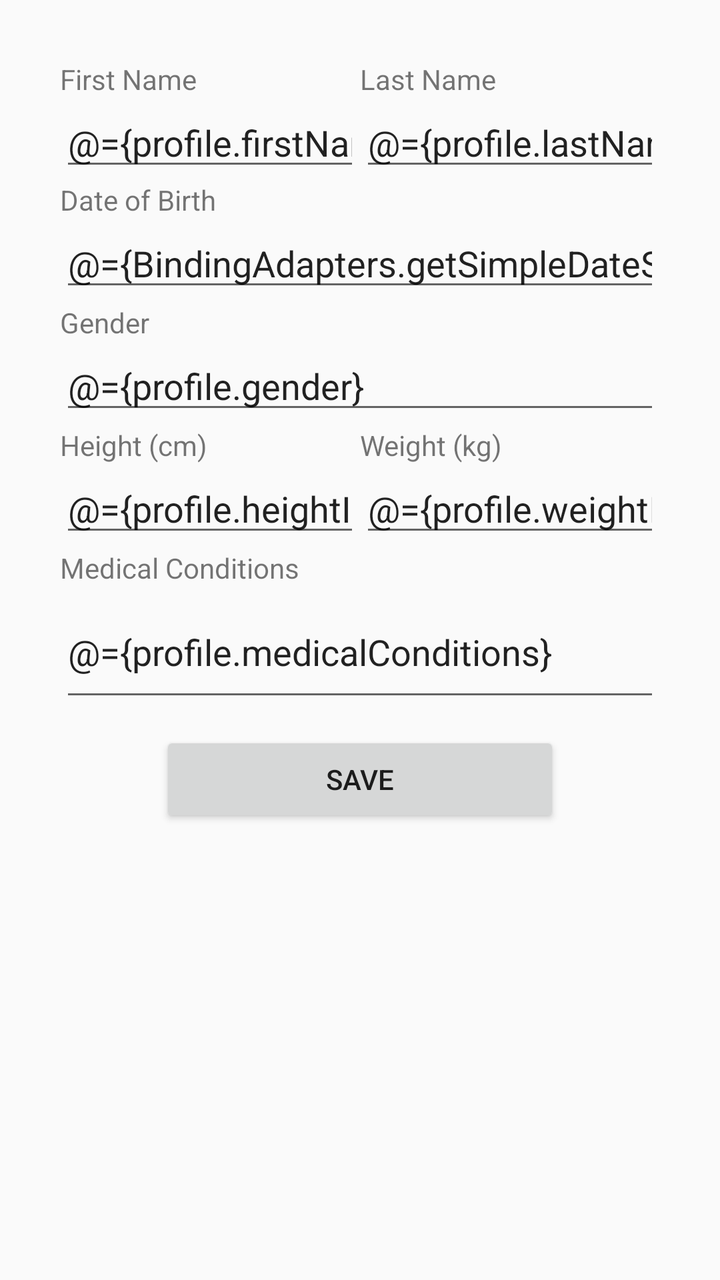
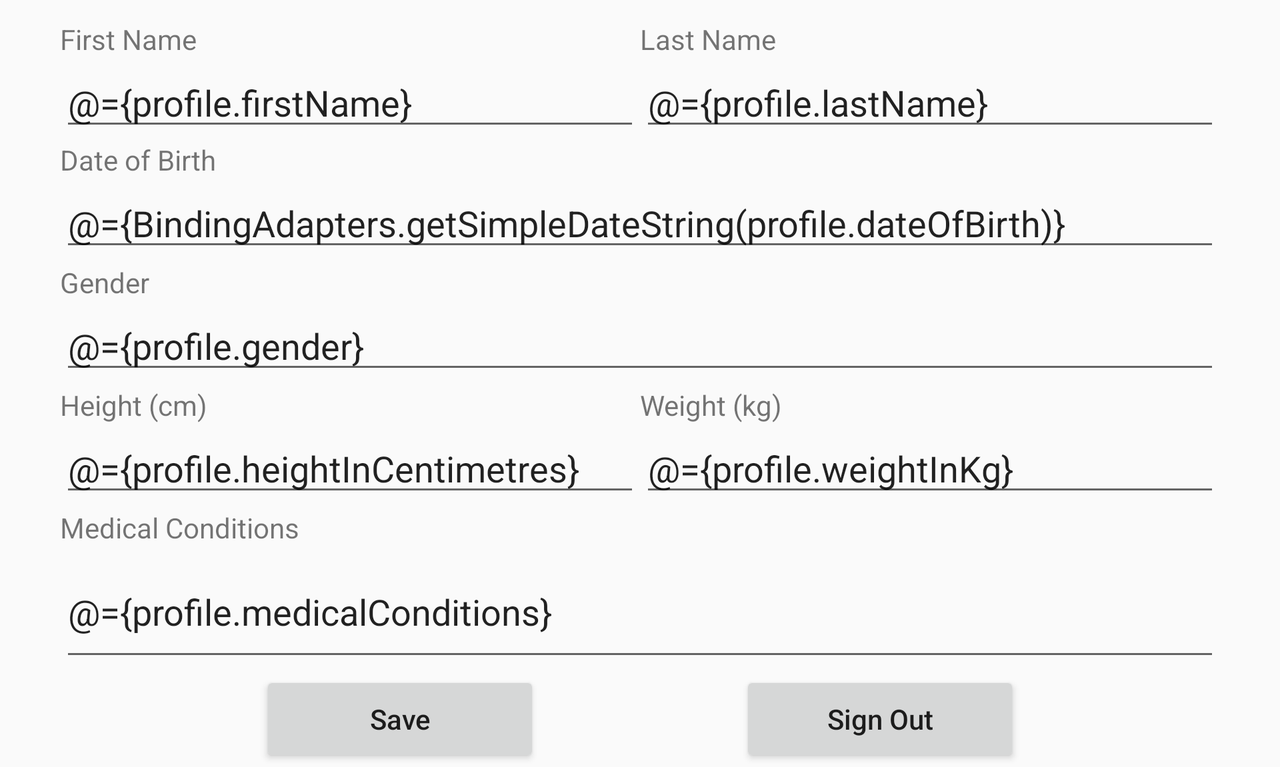

One screen, two layout resources from the same app: the default and the repository's alternative for another configuration. Each is rendered where Android would select it; the XML of both is given below.
<!-- AndroidManifest.xml: application theme AppTheme.NoActionBar -->
<!-- res/layout/fragment_profile.xml -->
<?xml version="1.0" encoding="utf-8"?>
<layout xmlns:tools="http://schemas.android.com/tools"
    xmlns:android="http://schemas.android.com/apk/res/android"
    xmlns:app="http://schemas.android.com/apk/res-auto">

    <data>

        <import type="java.lang.Integer" />
        <import type="com.group4.patientdoctorconsultation.utilities.BindingAdapters" />

        <variable
            name="profileHandler"
            type="com.group4.patientdoctorconsultation.ui.fragment.ProfileFragment" />

        <variable
            name="profile"
            type="com.group4.patientdoctorconsultation.data.model.Profile" />

    </data>
    <ScrollView
        android:layout_width="match_parent"
        android:layout_height="match_parent">
        <android.support.constraint.ConstraintLayout
            android:layout_width="match_parent"
            android:layout_height="match_parent"
            android:layout_marginLeft="30dp"
            android:layout_marginTop="30dp"
            android:layout_marginRight="30dp">

            <EditText
                android:id="@+id/edit_first_name"
                android:layout_width="0dp"
                android:layout_height="wrap_content"
                android:ems="10"
                android:hint="@string/profile_hint_first_name"
                android:inputType="textPersonName"
                android:text="@={profile.firstName}"
                app:layout_constraintBottom_toTopOf="@+id/edit_age"
                app:layout_constraintEnd_toStartOf="@+id/edit_last_name"
                app:layout_constraintStart_toStartOf="parent"
                app:layout_constraintTop_toTopOf="parent" />

            <EditText
                android:id="@+id/edit_last_name"
                android:layout_width="0dp"
                android:layout_height="wrap_content"
                android:ems="10"
                android:hint="@string/profile_hint_last_name"
                android:inputType="textPersonName"
                android:text="@={profile.lastName}"
                app:layout_constraintBottom_toTopOf="@+id/edit_age"
                app:layout_constraintEnd_toEndOf="parent"
                app:layout_constraintStart_toEndOf="@+id/edit_first_name"
                app:layout_constraintTop_toTopOf="parent" />

            <EditText
                android:id="@+id/edit_age"
                android:layout_width="0dp"
                android:layout_height="wrap_content"

                android:ems="10"
                android:hint="@string/profile_hint_age"
                android:inputType="textPersonName"
                android:focusable="false"
                android:text="@={BindingAdapters.getSimpleDateString(profile.dateOfBirth)}"
                app:layout_constraintBottom_toTopOf="@+id/edit_gender"
                app:layout_constraintEnd_toEndOf="parent"
                app:layout_constraintStart_toStartOf="parent"
                app:layout_constraintTop_toBottomOf="@+id/edit_first_name" />

            <EditText
                android:id="@+id/edit_gender"
                android:layout_width="0dp"
                android:layout_height="wrap_content"
                android:layout_marginTop="20dp"

                android:ems="10"
                android:hint="@string/profile_hint_gender"
                android:inputType="textPersonName"
                android:text="@={profile.gender}"

                app:layout_constraintEnd_toEndOf="parent"
                app:layout_constraintStart_toStartOf="parent"
                app:layout_constraintTop_toBottomOf="@+id/edit_age" />

            <EditText
                android:id="@+id/edit_height"
                android:layout_width="0dp"
                android:layout_height="wrap_content"
                android:layout_marginTop="20dp"

                android:ems="10"
                android:hint="@string/profile_hint_height"
                android:inputType="text"
                android:text="@={profile.heightInCentimetres}"

                app:layout_constraintEnd_toStartOf="@+id/edit_weight"
                app:layout_constraintStart_toStartOf="parent"
                app:layout_constraintTop_toBottomOf="@+id/edit_gender" />

            <EditText
                android:id="@+id/edit_weight"
                android:layout_width="0dp"
                android:layout_height="wrap_content"
                android:layout_marginTop="20dp"

                android:ems="10"
                android:hint="@string/profile_hint_weight"
                android:inputType="text"
                android:text="@={profile.weightInKg}"

                app:layout_constraintEnd_toEndOf="parent"
                app:layout_constraintStart_toEndOf="@+id/edit_height"
                app:layout_constraintTop_toBottomOf="@+id/edit_gender" />

            <EditText
                android:id="@+id/edit_medical_conditions"
                android:layout_width="0dp"
                android:layout_height="wrap_content"
                android:layout_marginTop="20dp"

                android:ems="10"
                android:hint="@string/profile_medical_conditions"
                android:inputType="textMultiLine"
                android:text="@={profile.medicalConditions}"

                app:layout_constraintEnd_toEndOf="parent"
                app:layout_constraintHorizontal_bias="0.5"
                app:layout_constraintStart_toStartOf="parent"
                app:layout_constraintTop_toBottomOf="@+id/edit_height" />

            <TextView
                android:id="@+id/label_first_name"
                android:layout_width="wrap_content"
                android:layout_height="wrap_content"

                android:text="@string/label_profile_first_name"
                app:layout_constraintBottom_toTopOf="@+id/edit_first_name"
                app:layout_constraintStart_toStartOf="@+id/edit_first_name" />

            <TextView
                android:id="@+id/label_last_name"
                android:layout_width="wrap_content"
                android:layout_height="wrap_content"

                android:text="@string/label_profile_last_name"
                app:layout_constraintBottom_toTopOf="@+id/edit_last_name"
                app:layout_constraintStart_toStartOf="@+id/edit_last_name" />

            <TextView
                android:id="@+id/label_age"
                android:layout_width="wrap_content"
                android:layout_height="wrap_content"

                android:text="@string/label_profile_age"
                app:layout_constraintBottom_toTopOf="@+id/edit_age"
                app:layout_constraintStart_toStartOf="@+id/edit_age" />

            <TextView
                android:id="@+id/label_gender"
                android:layout_width="wrap_content"
                android:layout_height="wrap_content"

                android:text="@string/label_profile_gender"
                app:layout_constraintBottom_toTopOf="@+id/edit_gender"
                app:layout_constraintStart_toStartOf="@+id/edit_gender" />

            <TextView
                android:id="@+id/label_height"
                android:layout_width="wrap_content"
                android:layout_height="wrap_content"

                android:text="@string/label_profile_height"
                app:layout_constraintBottom_toTopOf="@+id/edit_height"
                app:layout_constraintStart_toStartOf="@+id/edit_height" />

            <TextView
                android:id="@+id/label_weight"
                android:layout_width="wrap_content"
                android:layout_height="wrap_content"

                android:text="@string/label_profile_weight"
                app:layout_constraintBottom_toTopOf="@+id/edit_weight"
                app:layout_constraintStart_toStartOf="@+id/edit_weight" />

            <TextView
                android:id="@+id/label_medical_conditions"
                android:layout_width="wrap_content"
                android:layout_height="wrap_content"
                android:layout_marginTop="100dp"

                android:text="@string/label_medical_conditions"
                app:layout_constraintBottom_toTopOf="@+id/edit_medical_conditions"
                app:layout_constraintStart_toStartOf="@+id/edit_medical_conditions" />

            <Button
                android:id="@+id/button"
                android:layout_width="0dp"
                android:layout_height="wrap_content"
                android:layout_marginTop="10dp"
                android:layout_marginStart="50dp"
                android:layout_marginEnd="50dp"
                android:onClick="@{profileHandler::submit}"
                android:text="@string/submit"
                app:layout_constraintBottom_toBottomOf="parent"
                app:layout_constraintEnd_toEndOf="parent"
                app:layout_constraintStart_toStartOf="parent"
                app:layout_constraintTop_toBottomOf="@+id/edit_medical_conditions" />


        </android.support.constraint.ConstraintLayout>

    </ScrollView>
</layout>
<!-- resources referenced by this layout -->
<resources>
  <string name="label_medical_conditions">Medical Conditions</string>
  <string name="label_profile_age">Date of Birth</string>
  <string name="label_profile_first_name">First Name</string>
  <string name="label_profile_gender">Gender</string>
  <string name="label_profile_height">Height (cm)</string>
  <string name="label_profile_last_name">Last Name</string>
  <string name="label_profile_weight">Weight (kg)</string>
  <string name="profile_hint_age">12/07/1999</string>
  <string name="profile_hint_first_name">John</string>
  <string name="profile_hint_gender">Male</string>
  <string name="profile_hint_height">185</string>
  <string name="profile_hint_last_name">Smith</string>
  <string name="profile_hint_weight">85</string>
  <string name="profile_medical_conditions">Medical Condition 1 \nMedical Condition 2</string>
  <string name="submit">Save</string>
  <style name="AppTheme.NoActionBar">
          <item name="windowActionBar">false</item>
          <item name="windowNoTitle">true</item>
      </style>
</resources>
<!-- res/layout-land/fragment_profile.xml (the repository's variant of the layout above) -->
<!-- drawn on the phone turned sideways -->
<?xml version="1.0" encoding="utf-8"?>
<layout xmlns:tools="http://schemas.android.com/tools"
    xmlns:android="http://schemas.android.com/apk/res/android"
    xmlns:app="http://schemas.android.com/apk/res-auto">

    <data>

        <import type="java.lang.Integer" />
        <import type="com.group4.patientdoctorconsultation.utilities.BindingAdapters" />

        <variable
            name="profileHandler"
            type="com.group4.patientdoctorconsultation.ui.fragment.ProfileFragment" />

        <variable
            name="profile"
            type="com.group4.patientdoctorconsultation.data.model.Profile" />

    </data>
<ScrollView
    android:layout_width="match_parent"
    android:layout_height="match_parent">
    <android.support.constraint.ConstraintLayout
        android:layout_width="match_parent"
        android:layout_height="match_parent"
        android:layout_marginLeft="30dp"
        android:layout_marginTop="10dp"
        android:layout_marginRight="30dp">

        <EditText
            android:id="@+id/edit_first_name"
            android:layout_width="0dp"
            android:layout_height="wrap_content"
            android:ems="10"
            android:hint="@string/profile_hint_first_name"
            android:inputType="textPersonName"
            android:text="@={profile.firstName}"
            app:layout_constraintBottom_toTopOf="@+id/edit_age"
            app:layout_constraintEnd_toStartOf="@+id/edit_last_name"
            app:layout_constraintStart_toStartOf="parent"
            app:layout_constraintTop_toTopOf="parent" />

        <EditText
            android:id="@+id/edit_last_name"
            android:layout_width="0dp"
            android:layout_height="wrap_content"
            android:ems="10"
            android:hint="@string/profile_hint_last_name"
            android:inputType="textPersonName"
            android:text="@={profile.lastName}"
            app:layout_constraintBottom_toTopOf="@+id/edit_age"
            app:layout_constraintEnd_toEndOf="parent"
            app:layout_constraintStart_toEndOf="@+id/edit_first_name"
            app:layout_constraintTop_toTopOf="parent" />

        <EditText
            android:id="@+id/edit_age"
            android:layout_width="0dp"
            android:layout_height="wrap_content"

            android:ems="10"
            android:hint="@string/profile_hint_age"
            android:inputType="textPersonName"
            android:focusable="false"
            android:text="@={BindingAdapters.getSimpleDateString(profile.dateOfBirth)}"
            app:layout_constraintBottom_toTopOf="@+id/edit_gender"
            app:layout_constraintEnd_toEndOf="parent"
            app:layout_constraintStart_toStartOf="parent"
            app:layout_constraintTop_toBottomOf="@+id/edit_first_name" />

        <EditText
            android:id="@+id/edit_gender"
            android:layout_width="0dp"
            android:layout_height="wrap_content"
            android:layout_marginTop="20dp"

            android:ems="10"
            android:hint="@string/profile_hint_gender"
            android:inputType="textPersonName"
            android:text="@={profile.gender}"

            app:layout_constraintEnd_toEndOf="parent"
            app:layout_constraintStart_toStartOf="parent"
            app:layout_constraintTop_toBottomOf="@+id/edit_age" />

        <EditText
            android:id="@+id/edit_height"
            android:layout_width="0dp"
            android:layout_height="wrap_content"
            android:layout_marginTop="20dp"

            android:ems="10"
            android:hint="@string/profile_hint_height"
            android:inputType="text"
            android:text="@={profile.heightInCentimetres}"

            app:layout_constraintEnd_toStartOf="@+id/edit_weight"
            app:layout_constraintStart_toStartOf="parent"
            app:layout_constraintTop_toBottomOf="@+id/edit_gender" />

        <EditText
            android:id="@+id/edit_weight"
            android:layout_width="0dp"
            android:layout_height="wrap_content"
            android:layout_marginTop="20dp"

            android:ems="10"
            android:hint="@string/profile_hint_weight"
            android:inputType="text"
            android:text="@={profile.weightInKg}"

            app:layout_constraintEnd_toEndOf="parent"
            app:layout_constraintStart_toEndOf="@+id/edit_height"
            app:layout_constraintTop_toBottomOf="@+id/edit_gender" />

        <EditText
            android:id="@+id/edit_medical_conditions"
            android:layout_width="0dp"
            android:layout_height="wrap_content"
            android:layout_marginTop="20dp"

            android:ems="10"
            android:hint="@string/profile_medical_conditions"
            android:inputType="textMultiLine"
            android:text="@={profile.medicalConditions}"

            app:layout_constraintEnd_toEndOf="parent"
            app:layout_constraintHorizontal_bias="0.5"
            app:layout_constraintStart_toStartOf="parent"
            app:layout_constraintTop_toBottomOf="@+id/edit_height" />

        <TextView
            android:id="@+id/label_first_name"
            android:layout_width="wrap_content"
            android:layout_height="wrap_content"

            android:text="@string/label_profile_first_name"
            app:layout_constraintBottom_toTopOf="@+id/edit_first_name"
            app:layout_constraintStart_toStartOf="@+id/edit_first_name" />

        <TextView
            android:id="@+id/label_last_name"
            android:layout_width="wrap_content"
            android:layout_height="wrap_content"

            android:text="@string/label_profile_last_name"
            app:layout_constraintBottom_toTopOf="@+id/edit_last_name"
            app:layout_constraintStart_toStartOf="@+id/edit_last_name" />

        <TextView
            android:id="@+id/label_age"
            android:layout_width="wrap_content"
            android:layout_height="wrap_content"

            android:text="@string/label_profile_age"
            app:layout_constraintBottom_toTopOf="@+id/edit_age"
            app:layout_constraintStart_toStartOf="@+id/edit_age" />

        <TextView
            android:id="@+id/label_gender"
            android:layout_width="wrap_content"
            android:layout_height="wrap_content"

            android:text="@string/label_profile_gender"
            app:layout_constraintBottom_toTopOf="@+id/edit_gender"
            app:layout_constraintStart_toStartOf="@+id/edit_gender" />

        <TextView
            android:id="@+id/label_height"
            android:layout_width="wrap_content"
            android:layout_height="wrap_content"

            android:text="@string/label_profile_height"
            app:layout_constraintBottom_toTopOf="@+id/edit_height"
            app:layout_constraintStart_toStartOf="@+id/edit_height" />

        <TextView
            android:id="@+id/label_weight"
            android:layout_width="wrap_content"
            android:layout_height="wrap_content"

            android:text="@string/label_profile_weight"
            app:layout_constraintBottom_toTopOf="@+id/edit_weight"
            app:layout_constraintStart_toStartOf="@+id/edit_weight" />

        <TextView
            android:id="@+id/label_medical_conditions"
            android:layout_width="wrap_content"
            android:layout_height="wrap_content"
            android:layout_marginTop="100dp"

            android:text="@string/label_medical_conditions"
            app:layout_constraintBottom_toTopOf="@+id/edit_medical_conditions"
            app:layout_constraintStart_toStartOf="@+id/edit_medical_conditions" />

        <Button
            android:id="@+id/button"
            android:layout_width="140dp"
            android:layout_height="wrap_content"
            android:layout_marginEnd="100dp"
            android:layout_marginStart="100dp"
            android:onClick="@{profileHandler::submit}"

            android:text="@string/submit"
            android:textAllCaps="false"
            app:layout_constraintBottom_toBottomOf="parent"
            app:layout_constraintEnd_toEndOf="@+id/edit_save"
            app:layout_constraintStart_toStartOf="parent"
            app:layout_constraintTop_toBottomOf="@+id/edit_medical_conditions" />

        <Button
            android:id="@+id/sign_out_button"
            android:layout_width="140dp"
            android:layout_height="wrap_content"
            android:layout_marginStart="100dp"
            android:layout_marginEnd="100dp"
            android:text="Sign Out"
            android:textAllCaps="false"
            app:layout_constraintBottom_toBottomOf="parent"
            app:layout_constraintEnd_toEndOf="parent"
            app:layout_constraintStart_toEndOf="@+id/edit_save"
            app:layout_constraintTop_toBottomOf="@+id/edit_medical_conditions"/>


    </android.support.constraint.ConstraintLayout>

</ScrollView>
</layout>
